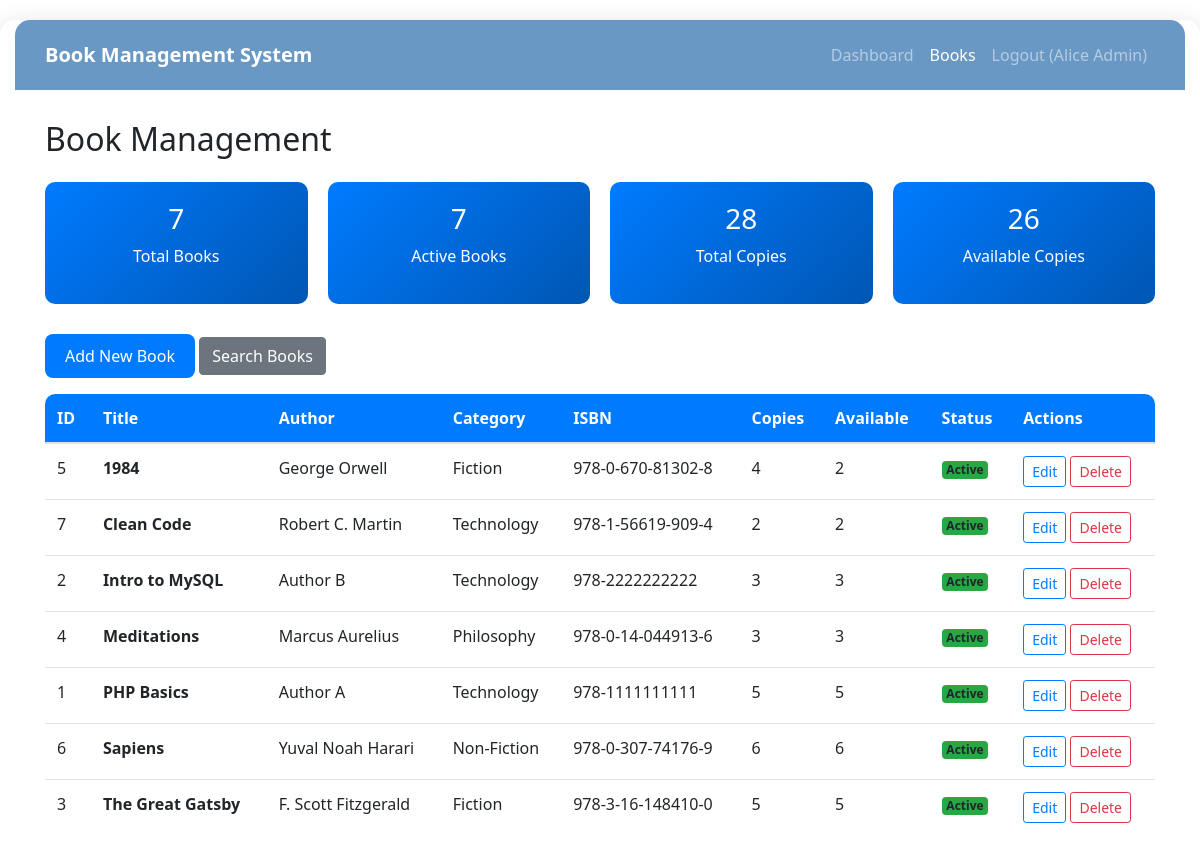
Screenshot of /book_management.php (signed in) with the database file from the repository.
### tables this page shows
CREATE TABLE `books` (
  `book_id` int(11) NOT NULL,
  `isbn` varchar(20) NOT NULL,
  `title` varchar(255) NOT NULL,
  `author` varchar(255) NOT NULL,
  `publisher` varchar(100) DEFAULT NULL,
  `publication_year` year(4) DEFAULT NULL,
  `category` varchar(50) NOT NULL,
  `total_copies` int(11) DEFAULT 1,
  `available_copies` int(11) DEFAULT 1,
  `location` varchar(100) DEFAULT NULL,
  `price` decimal(10,2) DEFAULT NULL,
  `status` enum('active','inactive') DEFAULT 'active'
);

### book_management.php (the view, shortened to what this page needs)
<?php
function e($string) {
    return htmlspecialchars($string, ENT_QUOTES, 'UTF-8');
}
$connection = new mysqli("localhost", "root", "", "lms");
$where_clause = "1=1";
function fetch_single_value($connection, $query) {
    $result = $connection->query($query);
    if ($result) {
        $row = $result->fetch_assoc();
        return $row ? $row[array_key_first($row)] : 0;
    }
    return 0;
}
$total = fetch_single_value($connection, "SELECT COUNT(*) FROM books");
$active = fetch_single_value($connection, "SELECT COUNT(*) FROM books WHERE status='active'");
$copies = fetch_single_value($connection, "SELECT SUM(total_copies) FROM books");
$available = fetch_single_value($connection, "SELECT SUM(available_copies) FROM books");
$books = [];
$query = "SELECT * FROM books WHERE $where_clause ORDER BY title";
$stmt = $connection->prepare($query);
if ($stmt) {
    $stmt->execute();
    $result = $stmt->get_result();
    while ($row = $result->fetch_assoc()) {
        $books[] = $row;
    }
}
?>
<!DOCTYPE html>
<html lang="en">
<head>
    <link rel="stylesheet" type="text/css" href="bootstrap-4.4.1/css/bootstrap.min.css" />
</head>
<body>
    <div class="container">
        <nav class="navbar navbar-expand-lg navbar-dark">
            <a class="navbar-brand font-weight-bold" href="#">Book Management System</a>
            <div class="navbar-nav ml-auto">
                <a class="nav-link" href="dashboard.php">Dashboard</a>
                <a class="nav-link active" href="book_management.php">Books</a>
                <a class="nav-link" href="logout.php">Logout (<?php echo e($_SESSION['name']); ?>)</a>
            </div>
        </nav>
        <div class="content">
            <h2 class="mb-4">Book Management</h2>
            <div class="stats-row">
                <div class="stat-card">
                    <h3><?php echo e($total); ?></h3>
                    <p>Total Books</p>
                </div>
                <div class="stat-card">
                    <h3><?php echo e($active); ?></h3>
                    <p>Active Books</p>
                </div>
                <div class="stat-card">
                    <h3><?php echo e($copies); ?></h3>
                    <p>Total Copies</p>
                </div>
                <div class="stat-card">
                    <h3><?php echo e($available); ?></h3>
                    <p>Available Copies</p>
                </div>
            </div>
            <div class="mb-3">
                <button class="btn btn-primary" onclick="toggleAddForm()">Add New Book</button>
                <button class="btn btn-secondary" onclick="toggleSearch()">Search Books</button>
            </div>
            <div class="table-responsive">
                <table class="table table-hover">
                    <thead>
                        <tr>
                            <th>ID</th>
                            <th>Title</th>
                            <th>Author</th>
                            <th>Category</th>
                            <th>ISBN</th>
                            <th>Copies</th>
                            <th>Available</th>
                            <th>Status</th>
                            <th>Actions</th>
                        </tr>
                    </thead>
                    <tbody>
                        <?php if (count($books) > 0): ?>
                            <?php foreach ($books as $row):
                                $status_badge = ($row['status'] == 'active') ? 'badge-active' : 'badge-inactive';
                            ?>
                                <tr>
                                    <td><?php echo e($row['book_id']); ?></td>
                                    <td><strong><?php echo e($row['title']); ?></strong></td>
                                    <td><?php echo e($row['author']); ?></td>
                                    <td><?php echo e($row['category']); ?></td>
                                    <td><?php echo e($row['isbn']); ?></td>
                                    <td><?php echo e($row['total_copies']); ?></td>
                                    <td><?php echo e($row['available_copies']); ?></td>
                                    <td><span class="badge <?php echo $status_badge; ?>"><?php echo e(ucfirst($row['status'])); ?></span></td>
                                    <td>
                                        <button class="btn btn-sm btn-outline-primary" onclick="editBook(<?php echo e($row['book_id']); ?>)">Edit</button>
                                        <button class="btn btn-sm btn-outline-danger" onclick="deleteBook(<?php echo e($row['book_id']); ?>)">Delete</button>
                                    </td>
                                </tr>
                            <?php endforeach; ?>
                        <?php else: ?>
                            <tr><td colspan="9" class="text-center text-muted">No books found</td></tr>
                        <?php endif; ?>
                    </tbody>
                </table>
            </div>
        </div>
    </div>
</body>
</html>

### book_management.php (style rules this page uses)
body { background-image: url("https://images.unsplash.com/photo-1481627834876-b7833e8f5570?ixlib=rb-4.0.3&auto=format&fit=crop&w=1920&q=80"); background-size: cover; background-attachment: fixed; background-position: center; min-height: 100vh; font-family: 'Segoe UI', Tahoma, Geneva, Verdana, sans-serif; }
.container { background: rgba(255, 255, 255, 0.95); margin: 20px auto; max-width: 1200px; border-radius: 15px; box-shadow: 0 10px 30px rgba(0, 0, 0, 0.2); min-height: 90vh; }
.navbar { background: rgba(90, 141, 191, 0.9); padding: 15px 30px; border-radius: 15px 15px 0 0; }
.content { padding: 30px; }
.stats-row { display: grid; grid-template-columns: repeat(auto-fit, minmax(200px, 1fr)); gap: 20px; margin-bottom: 30px; }
.stat-card { background: linear-gradient(135deg, #007bff, #0056b3); color: white; padding: 20px; border-radius: 10px; text-align: center; }
.btn-primary { background: #007bff; border: none; padding: 10px 20px; border-radius: 8px; font-weight: 500; }
.table { background: white; border-radius: 10px; overflow: hidden; }
.table th { background: #007bff; color: white; font-weight: 600; border: none; }
.badge-active { background: #28a745; }

### rows the page displays
books: book_id "5", title "1984", author "George Orwell", category "Fiction", isbn "978-0-670-81302-8", total_copies "4", available_copies "2", status "Active"
books: book_id "7", title "Clean Code", author "Robert C. Martin", category "Technology", isbn "978-1-56619-909-4", total_copies "2", available_copies "2", status "Active"
books: book_id "2", title "Intro to MySQL", author "Author B", category "Technology", isbn "978-2222222222", total_copies "3", available_copies "3", status "Active"
books: book_id "4", title "Meditations", author "Marcus Aurelius", category "Philosophy", isbn "978-0-14-044913-6", total_copies "3", available_copies "3", status "Active"
books: book_id "1", title "PHP Basics", author "Author A", category "Technology", isbn "978-1111111111", total_copies "5", available_copies "5", status "Active"
books: book_id "6", title "Sapiens", author "Yuval Noah Harari", category "Non-Fiction", isbn "978-0-307-74176-9", total_copies "6", available_copies "6", status "Active"
books: book_id "3", title "The Great Gatsby", author "F. Scott Fitzgerald", category "Fiction", isbn "978-3-16-148410-0", total_copies "5", available_copies "5", status "Active"

### other values shown
$_SESSION['name'] "Alice Admin"
$total "7"
$active "7"
$copies "28"
$available "26"
